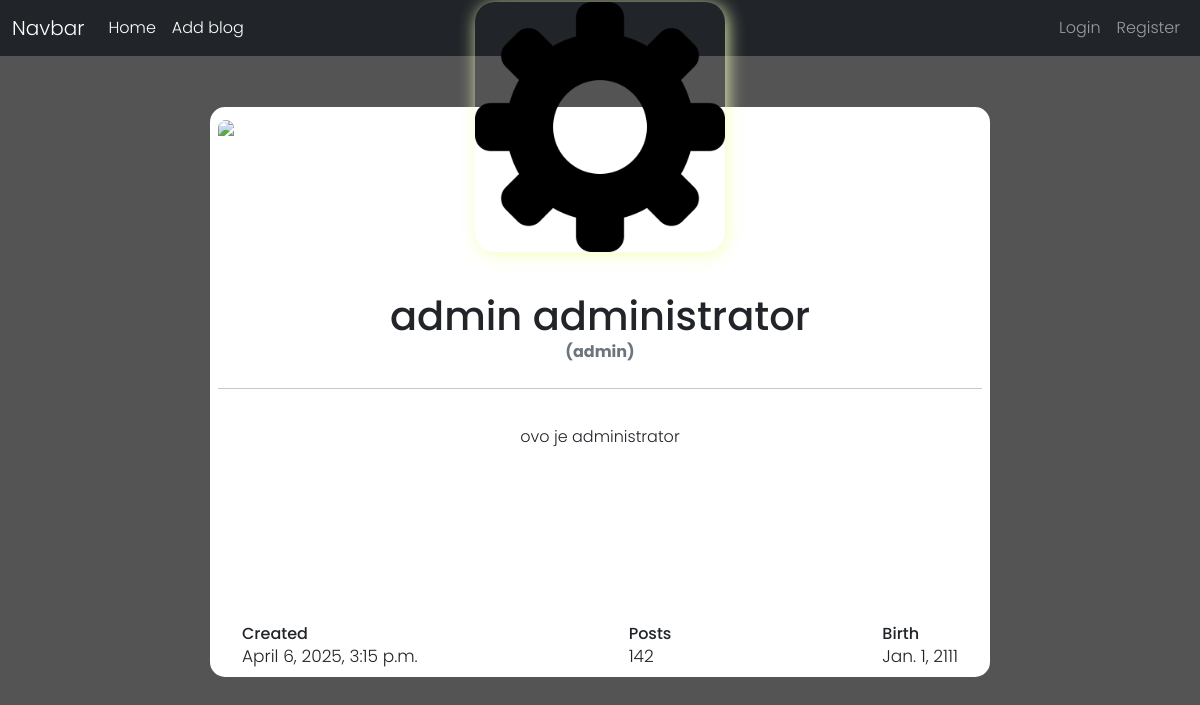
The app's page /profiles/1/, older data.
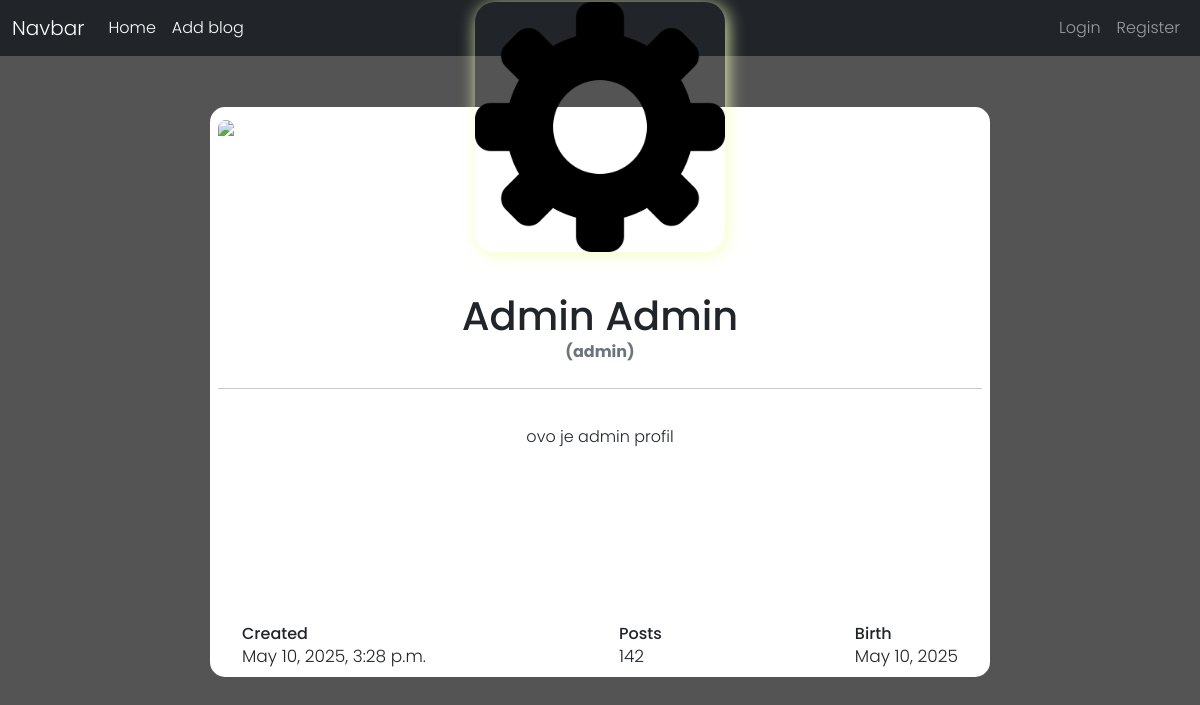
The same page, newer data.
### profiles/models.py (models this page shows, shortened)
class Profile (models.Model):
    user = models.OneToOneField(User, on_delete=models.CASCADE)
    bio = models.TextField(blank=True)
    profile_image = models.ImageField(default="avatar.png", upload_to="avatars/")
    date_of_birth = models.DateField(null=True, blank=True)
    old_email = models.EmailField(blank=True, null=True)
    new_email = models.EmailField(blank=True, null=True)
    email_confirmed = models.BooleanField(default=False)
    updated = models.DateTimeField(auto_now=True)
    created = models.DateTimeField(auto_now_add=True)

### profiles/views.py (the view)
# urls.py: path('<int:pk>/', views.wiew_profile, name='profile'),
def wiew_profile(request, pk):
    profile = Profile.objects.get(pk=pk)
    return render(request, 'profiles/profile.html', {'profile': profile})

### profiles/templates/profiles/profile.html (shortened to what this page needs)
{% extends 'base.html' %}
{% load static %}
{% block styles %}
<link rel="stylesheet" href="{% static 'profiles/css/profile.css' %}">
{% endblock styles %}
{% block content %}
<div class="container d-flex justify-content-center align-items-center">
    <div class="card">
        <div class="upper">
            <img src="https://i.imgur.com/Qtrsrk5.jpg" class="img-fluid">
        </div>
        <div class="user text-center">
                <img src="{{ profile.profile_image.url }}" class="img_profile" >
        </div>
        <div class="text-center data">
            <h1 class="mb-0 fw-bpld">{{ profile.user.first_name }} {{ profile.user.last_name }}</h1>
            <span class="text-muted d-block mb-2 fw-bold">({{ profile.user.username }})</span>
        </div>
        <div class="text-center bio">
            <p>{{ profile.bio }}</p>
        </div>
        <div class="d-flex justify-content-between align-items-center mt-4 px-4">
            <div class="stats">
                <h6 class="mb-0">Created</h6>
                <span>{{ profile.created }}</span>
            </div>
            <div class="stats">
                <h6 class="mb-0">Posts</h6>
                <span>142</span>
            </div>
            <div class="stats">
                <h6 class="mb-0">Birth</h6>
                <span>{{ profile.date_of_birth }}</span>
            </div>
        </div>
    </div>
</div>
{% endblock content %}

Row changes from the older to the newer data that the page shows:
changed Profile "admin": user.first_name "admin" → "Admin"; user.last_name "administrator" → "Admin"; bio "ovo je administrator" → "ovo je admin profil"; created "April 6, 2025, 3:15 p.m." → "May 10, 2025, 3:28 p.m."; date_of_birth "Jan. 1, 2111" → "May 10, 2025"
